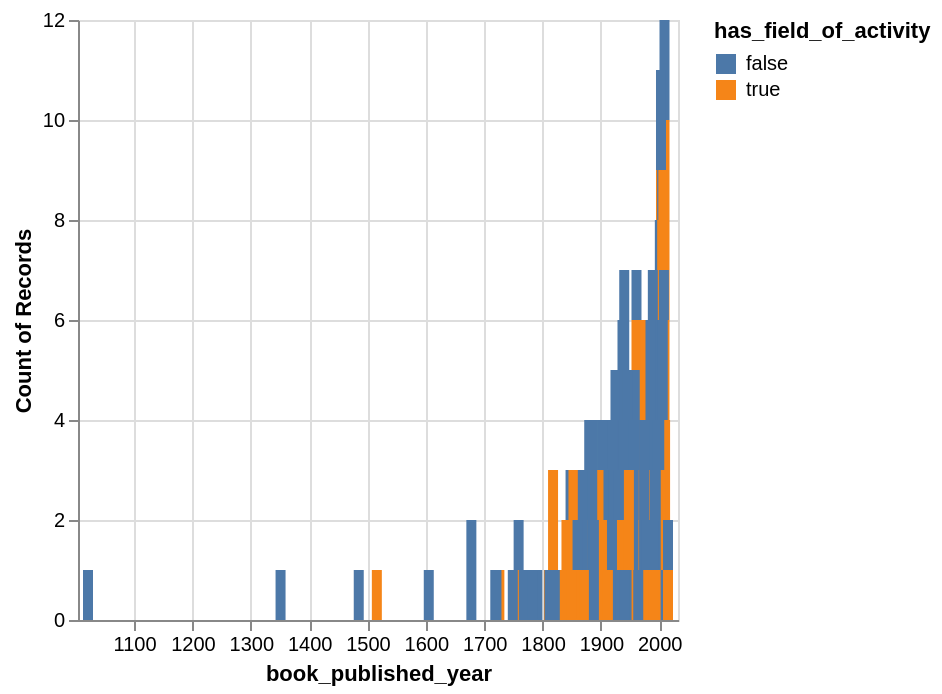

This figure's notebook cell:
### Code cell
# Convert publication years to datetimes; invalid values become NaT.

novels_df['book_published_year'] = pd.to_datetime(novels_df.pub_year.astype(str) + "-01-01", errors="coerce")
# Plot the converted date field and color by metadata availability.
alt.Chart(novels_df).mark_bar().encode(
	x="book_published_year:T",
	y="count():Q",
	color="has_field_of_activity:N"
)

### Figure 1 — Vega-Lite specification as saved in the notebook (floating-point values rounded to 4 significant figures; data arrays with more than 128 entries replaced by an {"elided": "..."} marker saying what was removed)
{"config": {"view": {"continuousWidth": 300, "continuousHeight": 300}}, "data": {"name": "data-7e6f12bca07ecfa7203d411acdbce688"}, "mark": {"type": "bar"}, "encoding": {"color": {"field": "has_field_of_activity", "type": "nominal"}, "x": {"field": "book_published_year", "type": "temporal"}, "y": {"aggregate": "count", "type": "quantitative"}}, "$schema": "https://vega.github.io/schema/vega-lite/v6.1.0.json", "datasets": {"data-7e6f12bca07ecfa7203d411acdbce688": {"elided": "500 records"}}}
